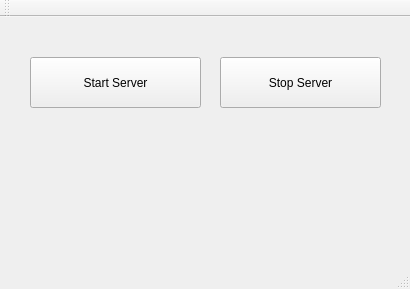
<?xml version="1.0" encoding="UTF-8"?>
<ui version="4.0">
 <class>MainWindow</class>
 <widget class="QMainWindow" name="MainWindow">
  <property name="geometry">
   <rect>
    <x>0</x>
    <y>0</y>
    <width>410</width>
    <height>289</height>
   </rect>
  </property>
  <property name="windowTitle">
   <string>MainWindow</string>
  </property>
  <widget class="QWidget" name="centralWidget">
   <widget class="QPushButton" name="pushStartButton">
    <property name="geometry">
     <rect>
      <x>30</x>
      <y>40</y>
      <width>171</width>
      <height>51</height>
     </rect>
    </property>
    <property name="text">
     <string>Start Server</string>
    </property>
   </widget>
   <widget class="QPushButton" name="pushStopButton">
    <property name="geometry">
     <rect>
      <x>220</x>
      <y>40</y>
      <width>161</width>
      <height>51</height>
     </rect>
    </property>
    <property name="text">
     <string>Stop Server</string>
    </property>
   </widget>
  </widget>
  <widget class="QMenuBar" name="menuBar">
   <property name="geometry">
    <rect>
     <x>0</x>
     <y>0</y>
     <width>410</width>
     <height>21</height>
    </rect>
   </property>
  </widget>
  <widget class="QToolBar" name="mainToolBar">
   <attribute name="toolBarArea">
    <enum>TopToolBarArea</enum>
   </attribute>
   <attribute name="toolBarBreak">
    <bool>false</bool>
   </attribute>
  </widget>
  <widget class="QStatusBar" name="statusBar"/>
 </widget>
 <layoutdefault spacing="6" margin="11"/>
 <resources/>
 <connections/>
</ui>
